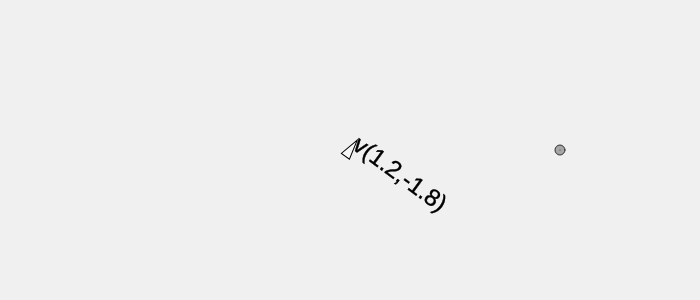
Frame 1 (no input)
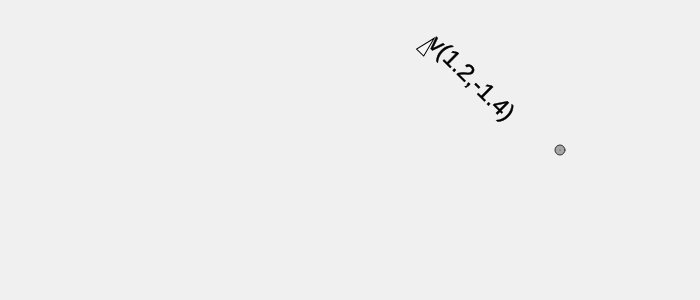
Frame 60 (no input)
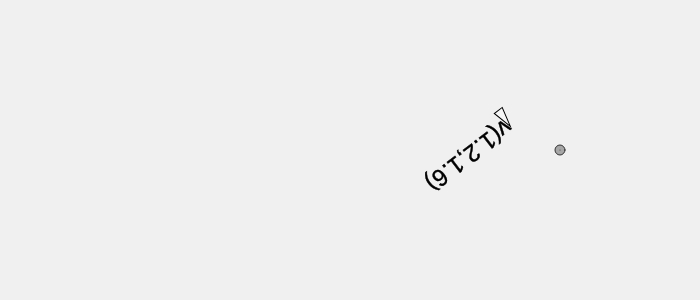
Frame 120 (the mouse pressed at the canvas centre since frame 60)

The p5.js sketch that drew these frames (run headless with seeded random() and noise() and a simulated clock; from frame 60 on, the mouse is pressed at the canvas centre):

// p5.js sketch
// ── sketch.js
/// <reference path="../../p5.global-mode.d.ts" />
const floor1=(n)=>floor(n*10)/10;
class Vehicle {
    constructor(x = 0, y = 0, m = 1) {
        this.maxspeed = 3;
        this.position = createVector(x, y);
        this.velocity = createVector(random(-this.maxspeed, this.maxspeed),random(-this.maxspeed, this.maxspeed));
        this.acceleration = createVector(0, 0);
        this.mass = m;
        this.r = 5;
        this.maxforce = 0.15;
    }

    applyForce(force) {
        // F=AM, A=F/M
        let a = p5.Vector.div(force, this.mass);
        this.acceleration.add(a);
    }
    seek(target) {
        // 進みたい方向の最大速度のベクトルを求める。
        let desired = p5.Vector.sub(target.position, this.position);
        desired.normalize();
        desired.mult(this.maxspeed);
        push();
        stroke(200, 0, 0, 150);
        line(this.position.x, this.position.y,
        target.position.x, target.position.y);
        stroke(0, 200, 0, 150);
        strokeWeight(5);
        line(this.position.x, this.position.y,
        this.position.x + desired.x, this.position.y + desired.y);
        pop();

        // 操舵ベクトル=進みたい速度ベクトル-現在の速度ベクトル
        let steer = p5.Vector.sub(desired, this.velocity);
        steer.limit(this.maxforce);
        this.applyForce(steer);

    }
    bound(d = 25) {

        // 壁に距離dに入ると、最高スピードで反対に移動。
        let desired;
        if (this.position.x < d) {
            desired = createVector(this.maxspeed, this.velocity.y);
        } else if (this.position.x > width-d) {
            desired = createVector(-this.maxspeed, this.velocity.y);
        }
        if (this.position.y < d) {
            desired = createVector(this.velocity.x, this.maxspeed);
        } else if (this.position.y > height-d) {
            desired = createVector(this.velocity.x, -this.maxspeed);
        }
        if (desired) {
            let steer = p5.Vector.sub(desired, this.velocity);
            steer.limit(this.maxforce);
            this.applyForce(steer);
        }
    }
    update() {
        this.velocity.add(this.acceleration);
        this.velocity.limit(this.maxspeed);
        this.position.add(this.velocity);
        this.acceleration.mult(0);
    }
    display() {
        let h = this.velocity.heading() + PI/2;
        push();
        translate(this.position.x, this.position.y);
        rotate(h);
        scale(this.r);
        stroke(0);
        strokeWeight(1/this.r);
        fill(255, 100);
        beginShape();
        vertex(0, -2);
        vertex(-1, 2);
        vertex(1, 2);
        endShape(CLOSE);
        // text
        fill(0);
        scale(1/this.r);
        scale(2);
        let _x = floor1(this.velocity.x);
        let _y = floor1(this.velocity.y);
        
        text(`v(${_x},${_y})`, 0, 0);
        pop();
    }
}

class Target {
    constructor() {
        this.position = createVector(width/5*4, height/2);
        this.mass = 1;
    }
    display() {
        push();
        translate(this.position.x, this.position.y);
        fill(50, 100);
        stroke(50);
        ellipse(0, 0, this.mass*10, this.mass*10);
        point(0, 0);
        pop();
    }
}

let vehicle;
let target;
function setup() {
    createCanvas(700, 300);
    vehicle = new Vehicle(width/2, height/2);
    target = new Target();
}
function draw() {
    background(240);
    //vehicle.seek(target);
    vehicle.bound(50);
    vehicle.update();
    vehicle.display();

    target.display();
}
